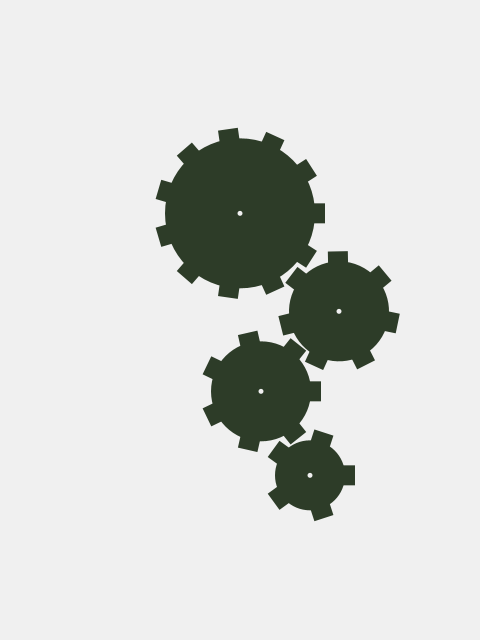
Frame 1 (no input)
Frame 2 (the mouse pressed at the canvas centre, redrawn once): identical to frame 1, image omitted

The Processing sketch that drew this single still picture (run headless with seeded random() and noise(); the mouse was pressed at the canvas centre and the sketch redrawn once):

// Processing sketch: modern_times
// ── modern_times.pde
// Manuale di Programmazione Cinematografica
// Daniele Olmisani, 2015

// Modern Times

final color PAPER = color(240);
final color INK = color(45, 60, 40);

void setup() {
  size(480, 640);
  noLoop();
}

void draw() {
  
  translate(width/2.0, height/3.0);
  
  background(PAPER);
  
  drawGear(0, 0, 75, 20, 0);
  drawGear(99, 98, 50, 20, 2);
  drawGear(21, 178, 50, 20, 0);
  drawGear(70, 262, 35, 20, 0);
  
  save("modern-times.png");
}

void drawGear(float x, float y, float r, float s, float a) {

  pushMatrix();
    fill(INK);
    noStroke();

    translate(x, y);
    rotate(a);
  
    rectMode(CENTER);
    ellipseMode(CENTER);
  
    int n = (int)((r*PI) / s);
  
    for (int i=0; i<n; i++) {
      rect(r, 0, s, s);
      rotate(TWO_PI / n);
    }
    ellipse(0, 0, 2*r, 2*r);
  
    fill(PAPER);
    ellipse(0, 0, 5, 5); 
  popMatrix();
}
